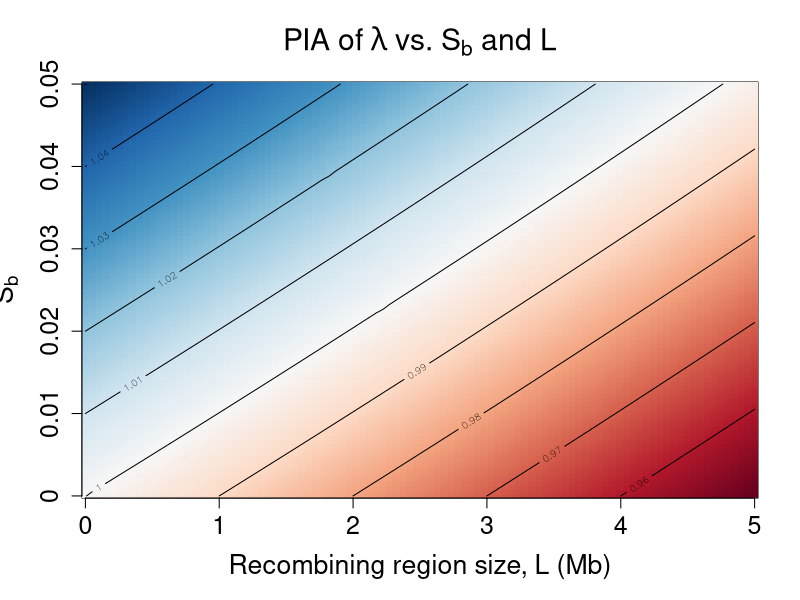

Write R code to recreate this figure.
# Pairwise Invasibility Analysis

library(RColorBrewer)


compute_lambda <- function(S_B, L, S_d = 0.03, N = 101) {
  U <- 1e-8 * L  # Genomic mutation rate.
  A <- matrix(0, nrow = N, ncol = N)
  
  # Loop over mutation classes k = 0 to N-2.
  for (k in 0:(N - 2)) {
    f_k <- (1 + S_B) * ((1 - S_d)^k)
    # Offspring remaining in class k.
    A[k + 1, k + 1] <- f_k * (1 - U)
    # Offspring acquiring one extra deleterious mutation (moving to class k+1).
    A[k + 2, k + 1] <- f_k * U
  }
  
  # For the highest mutation class (k = N - 1), assume an absorbing state.
  k <- N - 1
  f_k <- (1 + S_B) * ((1 - S_d)^k)
  A[N, N] <- f_k
  
  lambda <- max(Re(eigen(A)$values))
  return(lambda)
}

# Define parameter sequences.
S_b_values <- seq(0, 0.05, length.out = 100)
L_values   <- seq(0, 5e6, length.out = 100)

# Build the lambda matrix:
# Rows correspond to different L values and columns to S_b values.
lambda_matrix <- matrix(NA, nrow = length(L_values), ncol = length(S_b_values))
for (i in seq_along(L_values)) {
  print(i)
  for (j in seq_along(S_b_values)) {
    lambda_matrix[i, j] <- compute_lambda(S_b_values[j], L_values[i], S_d = 0.03, N = 101)
  }
}

diverge_pal <- colorRampPalette(brewer.pal(11, "RdBu"))(1000)

breaks_vec <- seq(0.95, 1.05, length.out = 1001)

# plotting.
image(y = S_b_values, x = L_values, z = lambda_matrix,
      breaks = breaks_vec, col = diverge_pal,
      ylab = expression(S[b]),
      xlab = "Recombining region size, L (Mb)",
      main = expression("PIA of " * lambda * " vs. " * S[b] * " and L"),
      yaxt='n', xaxt='n',cex.lab = 1.6, cex.main = 1.8)
axis(2, at = seq(from = 0, to = 0.05, length.out=6),
     labels = seq(from = 0, to = 0.05, length.out=6),
     cex.axis = 1.5)
axis(1, at = seq(from = 0, to = 5e6, length.out=6),
     labels = seq(from = 0, to = 5, length.out=6),
     cex.axis = 1.5)
contour(y = S_b_values, x = L_values, z = lambda_matrix, 
        add = TRUE, drawlabels = TRUE, col = "black")

